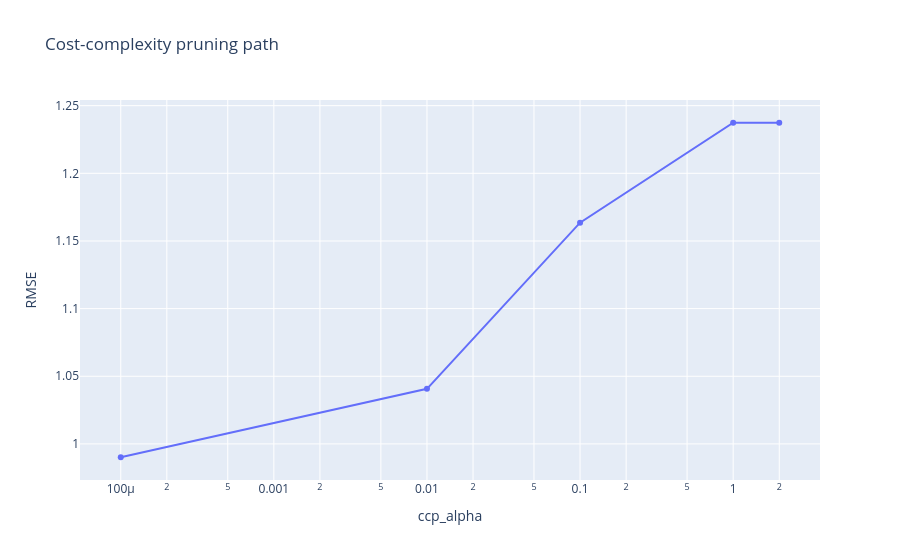

The notebook cell saved with this chart:
### Code cell
pruning_fig = px.line(
    pruning_results, x="ccp_alpha", y="validation_RMSE",
    markers=True, hover_data=["leaves"], log_x=True,
    title="Cost-complexity pruning path",
    labels={"validation_RMSE": "RMSE"},
)
pruning_fig.show()

### Figure 1 — Plotly figure (JSON) as saved in the notebook; plotly's stock layout.template omitted (floating-point values rounded to 4 significant figures)
{"data": [{"customdata": [[595], [22], [2], [1], [1]], "hovertemplate": "ccp_alpha=%{x}<br>RMSE=%{y}<br>leaves=%{customdata[0]}<extra></extra>", "legendgroup": "", "line": {"color": "#636efa", "dash": "solid"}, "marker": {"symbol": "circle"}, "mode": "lines+markers", "name": "", "orientation": "v", "showlegend": false, "type": "scatter", "x": [0.0001, 0.01, 0.1, 1.0, 2.0], "xaxis": "x", "y": [0.9902, 1.041, 1.164, 1.237, 1.237], "yaxis": "y"}], "layout": {"legend": {"tracegroupgap": 0}, "title": {"text": "Cost-complexity pruning path"}, "xaxis": {"anchor": "y", "domain": [0, 1], "title": {"text": "ccp_alpha"}, "type": "log"}, "yaxis": {"anchor": "x", "domain": [0, 1], "title": {"text": "RMSE"}}}}
